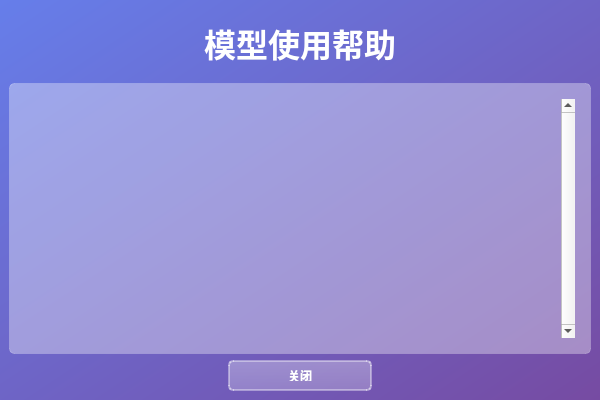
<?xml version="1.0" encoding="UTF-8"?>
<ui version="4.0">
 <class>HelpShow</class>
 <widget class="QMainWindow" name="HelpShow">
  <property name="geometry">
   <rect>
    <x>0</x>
    <y>0</y>
    <width>600</width>
    <height>400</height>
   </rect>
  </property>
  <property name="minimumSize">
   <size>
    <width>600</width>
    <height>400</height>
   </size>
  </property>
  <property name="maximumSize">
   <size>
    <width>800</width>
    <height>600</height>
   </size>
  </property>
  <property name="windowTitle">
   <string>MainWindow</string>
  </property>
  <property name="styleSheet">
   <string>QWidget#HelpShow {
    background: qlineargradient(x1:0, y1:0, x2:1, y2:1, stop:0 #667eea, stop:1 #764ba2);
    border-radius: 8px;
}
QWidget#centralwidget {
    background: transparent;
    border-radius: 8px;
}

QLabel {
    color: white;
}

QLabel#lblHelp {
    color: white;
    font-weight: bold;
    margin:10px;
}

QTextBrowser {
    background: rgba(255, 255, 255, 90);
    border: 1px solid rgba(255, 255, 255, 50);
    border-radius: 5px;
    padding: 15px;
    color: #333;
    font-size: 14px;
    selection-background-color: rgba(79, 172, 254, 100);
    vertical-scroll-bar-policy: always;
}

QTextBrowser:focus {
    border: 2px solid rgba(255, 255, 255, 150);
    background: rgba(255, 255, 255, 95);
}

QPushButton {
    background: qlineargradient(x1:0, y1:0, x2:0, y2:1, stop:0 rgba(255, 255, 255, 80), stop:1 rgba(255, 255, 255, 60));
    border: 2px solid rgba(255, 255, 255, 100);
    border-radius: 5px;
    color: white;
    font-size: 12px;

    font-weight: bold;
    padding: 8px 20px;
    min-width: 100px;
}

QPushButton:hover {
    background: qlineargradient(x1:0, y1:0, x2:0, y2:1, stop:0 rgba(255, 255, 255, 100), stop:1 rgba(255, 255, 255, 80));
    border: 2px solid rgba(255, 255, 255, 150);
}

QPushButton:pressed {
    background: qlineargradient(x1:0, y1:0, x2:0, y2:1, stop:0 rgba(255, 255, 255, 60), stop:1 rgba(255, 255, 255, 40));
}</string>
  </property>
  <widget class="QWidget" name="centralwidget">
   <layout class="QVBoxLayout" name="verticalLayout">
    <item>
     <widget class="QLabel" name="lblHelp">
      <property name="font">
       <font>
        <family>Arial Black</family>
        <pointsize>24</pointsize>
        <weight>75</weight>
        <bold>true</bold>
       </font>
      </property>
      <property name="text">
       <string>模型使用帮助</string>
      </property>
      <property name="textFormat">
       <enum>Qt::AutoText</enum>
      </property>
      <property name="alignment">
       <set>Qt::AlignCenter</set>
      </property>
     </widget>
    </item>
    <item>
     <widget class="QTextBrowser" name="textBrowser">
      <property name="verticalScrollBarPolicy">
       <enum>Qt::ScrollBarAlwaysOn</enum>
      </property>
     </widget>
    </item>
    <item>
     <layout class="QHBoxLayout" name="horizontalLayout">
      <item>
       <spacer name="horizontalSpacer">
        <property name="orientation">
         <enum>Qt::Horizontal</enum>
        </property>
        <property name="sizeHint" stdset="0">
         <size>
          <width>40</width>
          <height>20</height>
         </size>
        </property>
       </spacer>
      </item>
      <item>
       <widget class="QPushButton" name="pushButton">
        <property name="minimumSize">
         <size>
          <width>144</width>
          <height>31</height>
         </size>
        </property>
        <property name="maximumSize">
         <size>
          <width>16777215</width>
          <height>31</height>
         </size>
        </property>
        <property name="font">
         <font>
          <pointsize>-1</pointsize>
          <weight>75</weight>
          <bold>true</bold>
         </font>
        </property>
        <property name="text">
         <string>关闭</string>
        </property>
       </widget>
      </item>
      <item>
       <spacer name="horizontalSpacer_2">
        <property name="orientation">
         <enum>Qt::Horizontal</enum>
        </property>
        <property name="sizeHint" stdset="0">
         <size>
          <width>40</width>
          <height>20</height>
         </size>
        </property>
       </spacer>
      </item>
     </layout>
    </item>
   </layout>
  </widget>
 </widget>
 <resources/>
 <connections/>
</ui>
